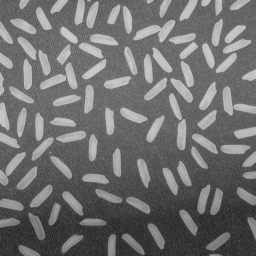
#> input picture cv09/cv09_rice.bmp, 256 x 256 px
$ python pokus2.py
#> lines starting #> are read from the running program, lines starting #| are printed output that depends on the picture; after the words box and inside, x2 and y2 are one past the last pixel; in counts of white or black regions, pixels touching at a corner belong together
import cv2
import numpy as np
import matplotlib.pyplot as plt

def loadImage(path):
#> called with path = 'cv09_rice.bmp'
    image = cv2.imread(path)
#> image is the input picture: shape (256, 256, 3); min 40, max 204, mean 111.2
    if image is None:
        raise FileNotFoundError(f"Image at path {path} not found.")
    return image

def convertToGray(image):
    if len(image.shape) == 3:
        gray = cv2.cvtColor(image, cv2.COLOR_BGR2GRAY)
    else:
        gray = image
    return gray

def topHatMethod(image, kernel_size=10):
#> called with kernel_size = 10
    se = cv2.getStructuringElement(cv2.MORPH_ELLIPSE, (2*kernel_size+1, 2*kernel_size+1))
    eroded = cv2.erode(image, se)
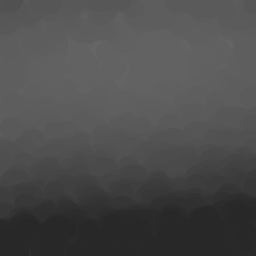
#> eroded: shape (256, 256); min 40, max 103, mean 76.3
    opened = cv2.dilate(eroded, se)
    tophat_image = cv2.subtract(image, opened)
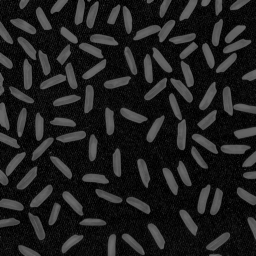
#> tophat_image: shape (256, 256); min 0, max 110, mean 31.5
    return tophat_image

def segmentImage(image):
    _, thresh = cv2.threshold(image, 0, 255, cv2.THRESH_BINARY + cv2.THRESH_OTSU)
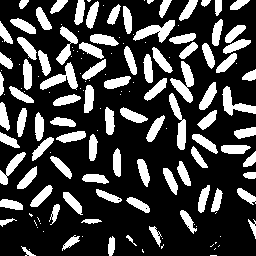
#> thresh: shape (256, 256); 25.8% white; 151 white regions (62 under 20 px), largest, box (x1, y1, x2, y2) and area: (170, 61, 194, 103) 448, (133, 20, 175, 43) 429, (40, 62, 78, 90) 423
#> in segmentImage (call 2), `_, thresh = cv2.threshold(image, 0, 255, cv2.THRESH_BINARY + cv2.THRES..`:
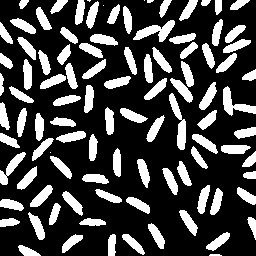
#> thresh: shape (256, 256); 27% white; 100 white regions (5 under 20 px), largest, box (x1, y1, x2, y2) and area: (133, 20, 175, 42) 403, (169, 93, 186, 150) 400, (223, 86, 256, 116) 376
    return thresh

def countObjects(thresh, min_size=90):
#> called with min_size = 90
    num_labels, labels, stats, centroids = cv2.connectedComponentsWithStats(thresh)
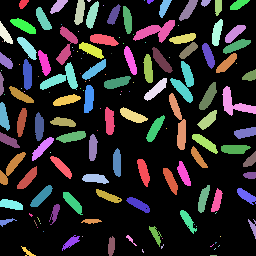
#> labels: shape (256, 256) int32; 152 distinct labels, from 0 to 151; one colour per label, 0 black
#> num_labels = 152; stats = 152 rows, first 6: [0, 0, 256, 256, 48634], [19, 0, 10, 9, 61], [50, 0, 18, 14, 134], [74, 0, 11, 25, 192], [87, 0, 4, 2, 6], [86, 1, 13, 28, 206]; centroids = 152 pairs, first value 1 to 252.6, second value 0 to 255
    count = 0
    valid_centroids = []
    for i in range(1, num_labels):
        if stats[i, cv2.CC_STAT_AREA] >= min_size:
            count += 1
            valid_centroids.append(centroids[i])
#> after the loop, count = 80; valid_centroids = 80 pairs, first value 3.61 to 249.9, second value 4.14 to 245.7
    return count, valid_centroids

def plotResults(image_gray, tophat_image, original_thresh, tophat_thresh):
    plt.figure(figsize=(12, 10))
    plt.subplot(321)
    plt.imshow(image_gray, cmap='gray')
    plt.title('Původní obraz')
    plt.subplot(322)
    plt.hist(image_gray.ravel(), 256, [0, 256])
    plt.title('Histogram původního obrazu')
    plt.subplot(323)
    plt.imshow(original_thresh, cmap='gray')
    plt.title('Segmentovaný původní obraz')
    plt.subplot(324)
    plt.imshow(tophat_image, cmap='gray')
    plt.title('Top-hat upravený obraz')
    plt.subplot(325)
    plt.hist(tophat_image.ravel(), 256, [0, 256])
    plt.title('Histogram top-hat obrazu')
    plt.subplot(326)
    plt.imshow(tophat_thresh, cmap='gray')
    plt.title('Segmentovaný top-hat obraz')
    plt.tight_layout()
    plt.savefig('segmentace.png')
    plt.show()

def plotCentroids(image, centroids, title, output_file):
    plt.figure(figsize=(10, 8))
    plt.imshow(image, cmap='gray')
    plt.title(title)
    for x, y in centroids:
        plt.plot(x, y, 'r*', markersize=5)
    plt.savefig(output_file)
    plt.show()

def main():
    try:
        image = loadImage('cv09_rice.bmp')
        image_gray = convertToGray(image)
    except FileNotFoundError as e:
        print(e)
        return

    tophat_image = topHatMethod(image_gray, kernel_size=10)
    original_thresh = segmentImage(image_gray)
    tophat_thresh = segmentImage(tophat_image)

    original_count, original_centroids = countObjects(original_thresh)
#> original_count = 80; original_centroids has the same summary as valid_centroids in countObjects
    tophat_count, tophat_centroids = countObjects(tophat_thresh)
#> call 2 of countObjects, with min_size = 90
#> in countObjects (call 2), `num_labels, labels, stats, centroids = cv2.connectedComponentsWithStat..`:
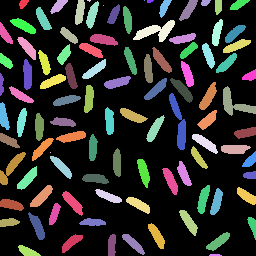
#> labels: shape (256, 256) int32; 101 distinct labels, from 0 to 100; one colour per label, 0 black
#> in countObjects (call 2), `num_labels, labels, stats, centroids = cv2.connectedComponentsWithStat..`: num_labels = 101; stats = 101 rows, first 6: [0, 0, 256, 256, 47869], [19, 0, 10, 9, 60], [50, 0, 18, 14, 130], [75, 0, 10, 25, 183], [87, 0, 4, 2, 5], [86, 1, 13, 28, 198]; centroids = 101 pairs, first value 1.13 to 252.2, second value 0 to 254.6
#> after the loop in countObjects (call 2), `for i in range(1, num_labels):`: count = 90; valid_centroids = 90 pairs, first value 3.5 to 252.2, second value 4.12 to 251
#> tophat_count = 90; tophat_centroids has the same summary as valid_centroids in countObjects

    print(f"Počet zrníček rýže na původním obrazku: {original_count}")
#| Počet zrníček rýže na původním obrazku: 80
    print(f"Počet zrníček rýže na upraveném obrazku (top-hat): {tophat_count}")
#| Počet zrníček rýže na upraveném obrazku (top-hat): 90

    plotResults(image_gray, tophat_image, original_thresh, tophat_thresh)
#> in plotResults, `plt.savefig('segmentace.png')`:
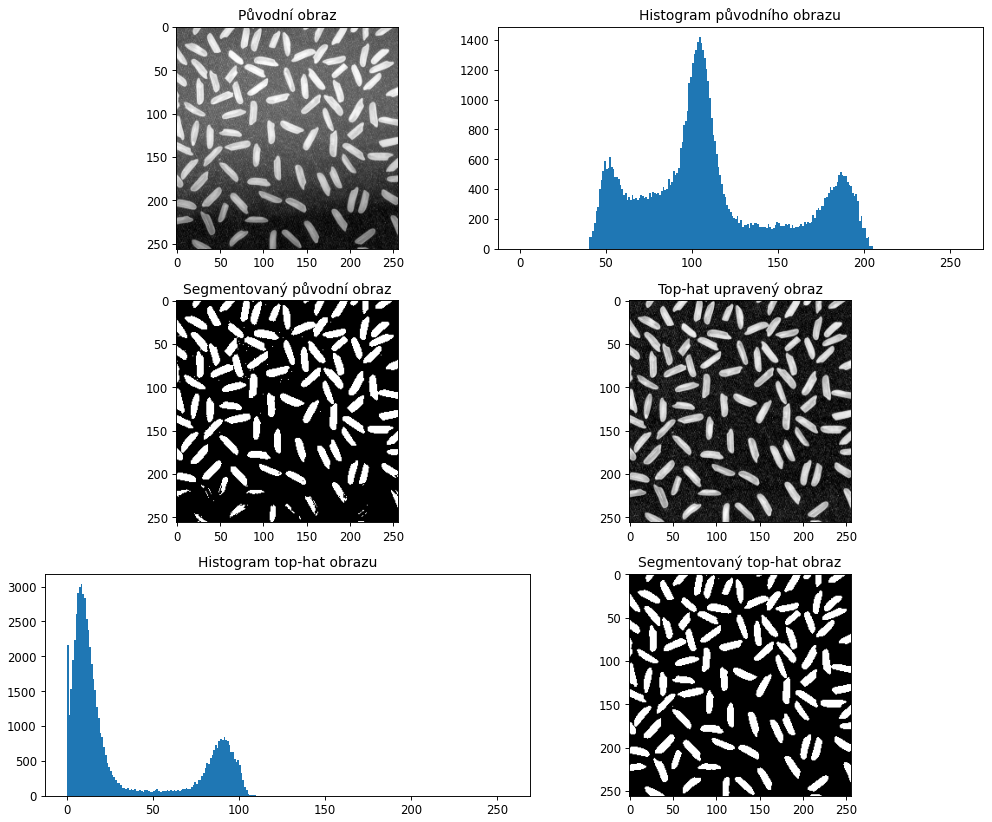
#> figure drawn by matplotlib, 6 panels; panel 2: tallest bar 1419 high, from x = 104 to 105; panel 5: tallest bar 3031 high, from x = 8 to 9

if __name__ == "__main__":
    main()
